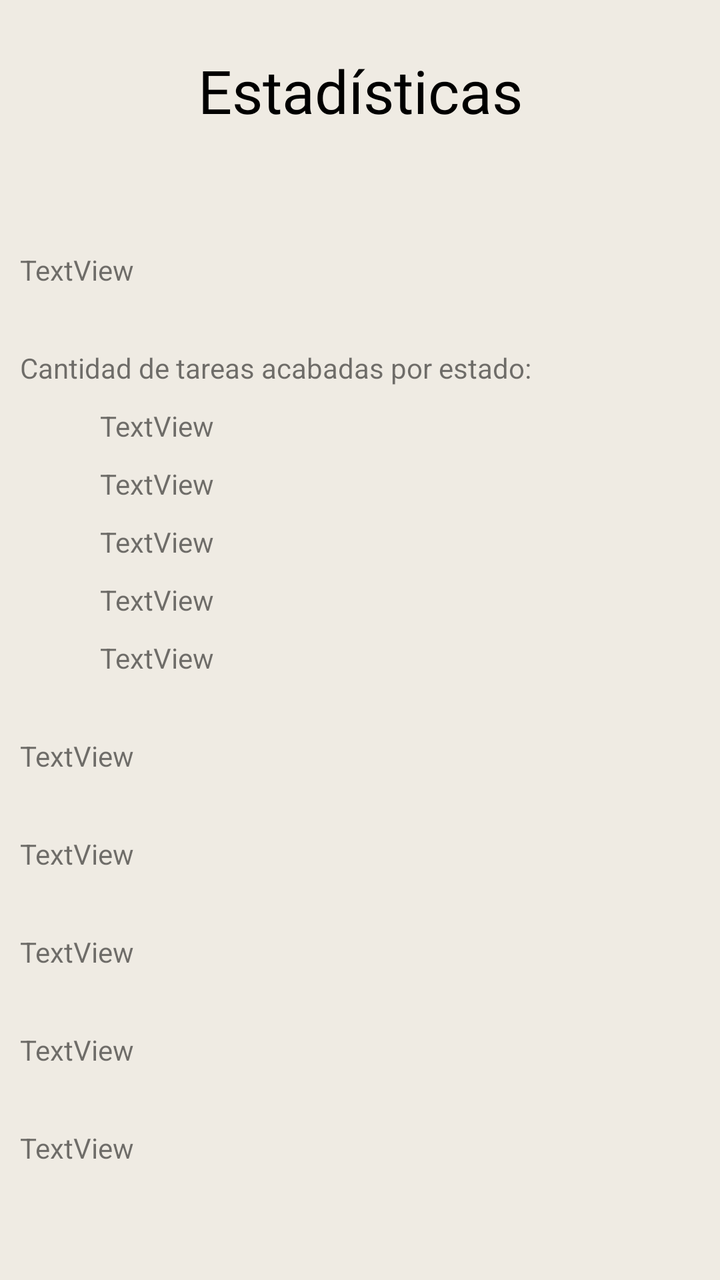
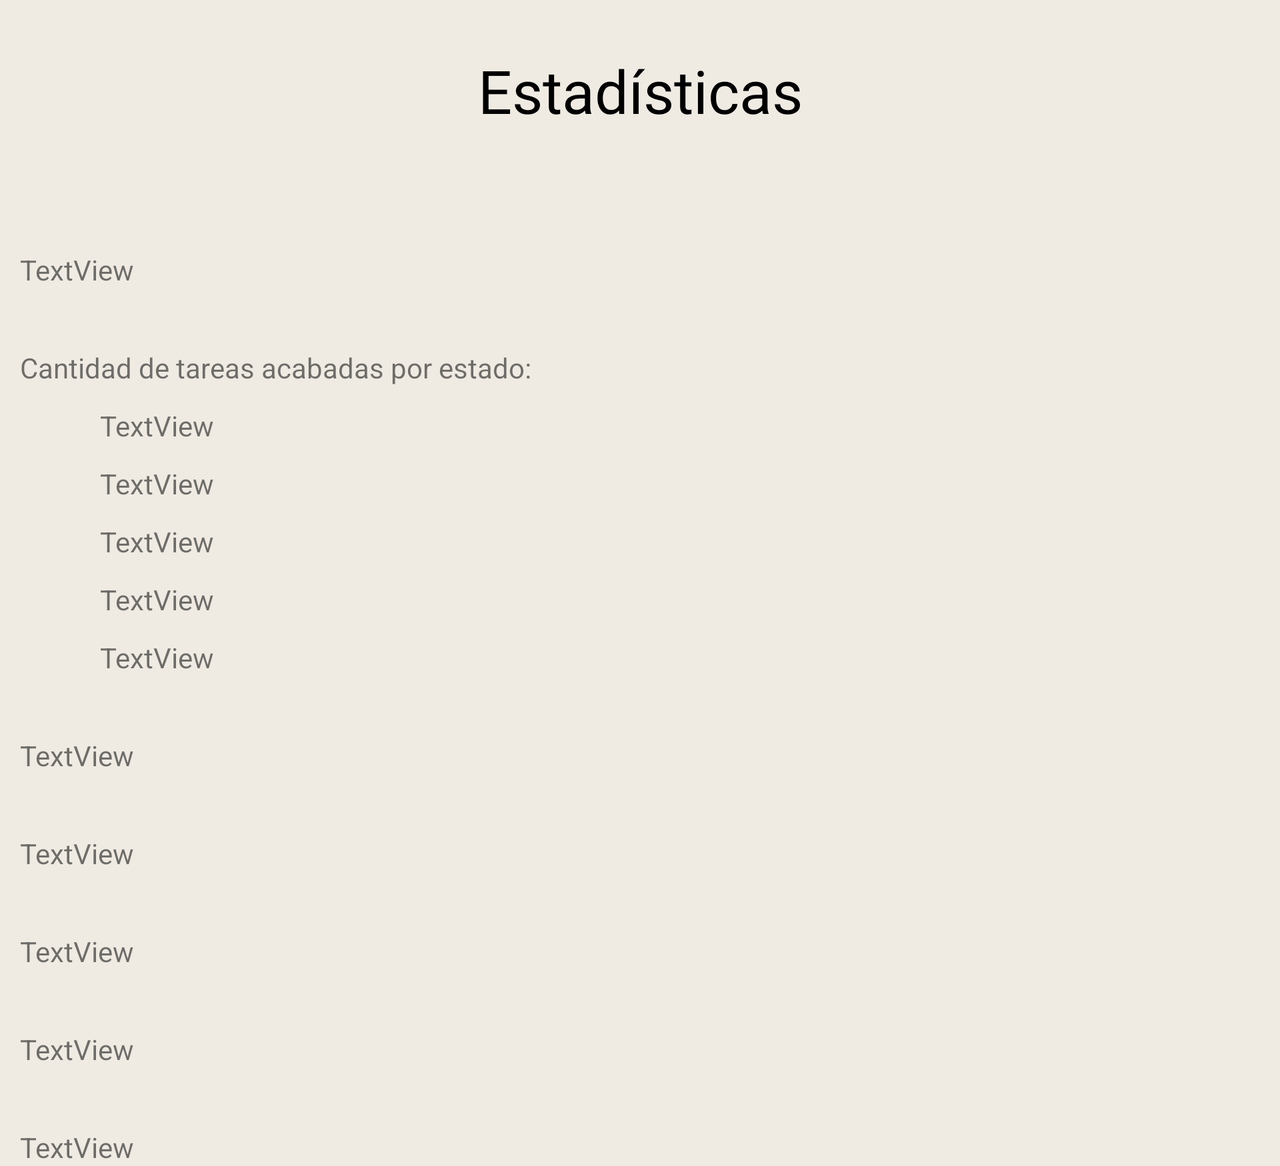

The same Android screen from two of the app's own layout files: first res/layout/ as a phone draws it, then the repository's variant for another configuration, drawn on a device whose configuration selects that folder. Both files follow.
<!-- AndroidManifest.xml: application theme Theme.TrassTarea -->
<!-- res/layout/activity_estadisticas.xml -->
<?xml version="1.0" encoding="utf-8"?>
<LinearLayout xmlns:android="http://schemas.android.com/apk/res/android"
    xmlns:app="http://schemas.android.com/apk/res-auto"
    xmlns:tools="http://schemas.android.com/tools"
    android:layout_width="match_parent"
    android:layout_height="match_parent"
    android:orientation="vertical"
    tools:context=".EstadisticasActivity">

    <TextView
        android:id="@+id/textView4"
        android:layout_width="match_parent"
        android:layout_height="wrap_content"
        android:layout_marginTop="25dp"
        android:fontFamily="@font/brawler"
        android:gravity="center"
        android:text="@string/estadisticas"
        android:textAppearance="@style/TextAppearance.AppCompat.Body2"
        android:textSize="30sp" />

    <TextView
        android:id="@+id/tv_progesoAVG"
        android:layout_width="match_parent"
        android:layout_height="wrap_content"
        android:layout_marginLeft="10dp"
        android:layout_marginTop="60dp"
        android:text="TextView" />

    <TextView
        android:id="@+id/tv_tarea_estado"
        android:layout_width="match_parent"
        android:layout_height="wrap_content"
        android:layout_marginLeft="10dp"
        android:layout_marginTop="30dp"
        android:text="@string/tareas_estado" />

    <TextView
        android:id="@+id/tv_no_inicializada"
        android:layout_width="match_parent"
        android:layout_height="wrap_content"
        android:layout_marginLeft="50dp"
        android:layout_marginTop="10dp"
        android:text="TextView" />

    <TextView
        android:id="@+id/tv_iniciada"
        android:layout_width="match_parent"
        android:layout_height="wrap_content"
        android:layout_marginLeft="50dp"
        android:layout_marginTop="10dp"
        android:text="TextView" />

    <TextView
        android:id="@+id/tv_avanzada"
        android:layout_width="match_parent"
        android:layout_height="wrap_content"
        android:layout_marginLeft="50dp"
        android:layout_marginTop="10dp"
        android:text="TextView" />
    <TextView
        android:id="@+id/tv_casi_finalizada"
        android:layout_width="match_parent"
        android:layout_height="wrap_content"
        android:layout_marginLeft="50dp"
        android:layout_marginTop="10dp"
        android:text="TextView" />
    <TextView
        android:id="@+id/tv_finalizada"
        android:layout_width="match_parent"
        android:layout_height="wrap_content"
        android:layout_marginLeft="50dp"
        android:layout_marginTop="10dp"
        android:text="TextView" />

    <TextView
        android:id="@+id/tv_fecha_objetivoAVG"
        android:layout_width="match_parent"
        android:layout_height="wrap_content"
        android:layout_marginLeft="10dp"
        android:layout_marginTop="30dp"
        android:text="TextView" />

    <TextView
        android:id="@+id/tv_tareas_empezadas"
        android:layout_width="match_parent"
        android:layout_height="wrap_content"
        android:layout_marginLeft="10dp"
        android:layout_marginTop="30dp"
        android:text="TextView" />

    <TextView
        android:id="@+id/tv_tareas_terminan"
        android:layout_width="match_parent"
        android:layout_height="wrap_content"
        android:layout_marginLeft="10dp"
        android:layout_marginTop="30dp"
        android:text="TextView" />

    <TextView
        android:id="@+id/tv_tareas_caducadas"
        android:layout_width="match_parent"
        android:layout_height="wrap_content"
        android:layout_marginLeft="10dp"
        android:layout_marginTop="30dp"
        android:text="TextView" />

    <TextView
        android:id="@+id/tv_tareas_prioritarias"
        android:layout_width="match_parent"
        android:layout_height="wrap_content"
        android:layout_marginLeft="10dp"
        android:layout_marginTop="30dp"
        android:text="TextView" />
</LinearLayout>
<!-- resources referenced by this layout -->
<resources>
  <string name="estadisticas">Estadísticas</string>
  <string name="tareas_estado">Cantidad de tareas acabadas por estado:</string>
  <style name="Theme.TrassTarea" parent="Theme.MaterialComponents.Light">
          
          <item name="android:statusBarColor">@color/old_paper_primary_dark</item>
  
          
          <item name="colorPrimary">@color/old_paper_primary</item>
          <item name="colorPrimaryDark">@color/old_paper_primary_dark</item>
  
          
          <item name="android:windowBackground">@color/old_paper_background</item>
  
          
          <item name="android:textColorPrimary">#000000</item>
  
          
          <item name="android:textColorSecondary">@color/old_paper_text_secondary</item>
  
          
          <item name="colorAccent">@color/old_paper_accent</item>
  
      </style>
  <color name="old_paper_primary_dark">#3E2723</color>
  <color name="old_paper_primary">#3E2723</color>
  <color name="old_paper_background">#FFEFEBE3</color>
  <color name="old_paper_text_secondary">#BDBDBD
      </color>
  <color name="old_paper_accent">#795548</color>
</resources>
<!-- res/layout-land/activity_estadisticas.xml (the repository's variant of the layout above) -->
<!-- drawn on the phone turned sideways -->
<?xml version="1.0" encoding="utf-8"?>
<ScrollView xmlns:android="http://schemas.android.com/apk/res/android"
    xmlns:app="http://schemas.android.com/apk/res-auto"
    xmlns:tools="http://schemas.android.com/tools"
    android:layout_width="match_parent"
    android:layout_height="match_parent"
    android:fillViewport="true"
    tools:context=".EstadisticasActivity">
<LinearLayout xmlns:android="http://schemas.android.com/apk/res/android"
    xmlns:app="http://schemas.android.com/apk/res-auto"
    xmlns:tools="http://schemas.android.com/tools"
    android:layout_width="match_parent"
    android:layout_height="match_parent"
    android:orientation="vertical"
    tools:context=".EstadisticasActivity">

    <TextView
        android:id="@+id/textView4"
        android:layout_width="match_parent"
        android:layout_height="wrap_content"
        android:layout_marginTop="25dp"
        android:fontFamily="@font/brawler"
        android:gravity="center"
        android:text="@string/estadisticas"
        android:textAppearance="@style/TextAppearance.AppCompat.Body2"
        android:textSize="30sp" />

    <TextView
        android:id="@+id/tv_progesoAVG"
        android:layout_width="match_parent"
        android:layout_height="wrap_content"
        android:layout_marginLeft="10dp"
        android:layout_marginTop="60dp"
        android:text="TextView" />

    <TextView
        android:id="@+id/tv_tarea_estado"
        android:layout_width="match_parent"
        android:layout_height="wrap_content"
        android:layout_marginLeft="10dp"
        android:layout_marginTop="30dp"
        android:text="@string/tareas_estado" />

    <TextView
        android:id="@+id/tv_no_inicializada"
        android:layout_width="match_parent"
        android:layout_height="wrap_content"
        android:layout_marginLeft="50dp"
        android:layout_marginTop="10dp"
        android:text="TextView" />

    <TextView
        android:id="@+id/tv_iniciada"
        android:layout_width="match_parent"
        android:layout_height="wrap_content"
        android:layout_marginLeft="50dp"
        android:layout_marginTop="10dp"
        android:text="TextView" />

    <TextView
        android:id="@+id/tv_avanzada"
        android:layout_width="match_parent"
        android:layout_height="wrap_content"
        android:layout_marginLeft="50dp"
        android:layout_marginTop="10dp"
        android:text="TextView" />
    <TextView
        android:id="@+id/tv_casi_finalizada"
        android:layout_width="match_parent"
        android:layout_height="wrap_content"
        android:layout_marginLeft="50dp"
        android:layout_marginTop="10dp"
        android:text="TextView" />
    <TextView
        android:id="@+id/tv_finalizada"
        android:layout_width="match_parent"
        android:layout_height="wrap_content"
        android:layout_marginLeft="50dp"
        android:layout_marginTop="10dp"
        android:text="TextView" />

    <TextView
        android:id="@+id/tv_fecha_objetivoAVG"
        android:layout_width="match_parent"
        android:layout_height="wrap_content"
        android:layout_marginLeft="10dp"
        android:layout_marginTop="30dp"
        android:text="TextView" />

    <TextView
        android:id="@+id/tv_tareas_empezadas"
        android:layout_width="match_parent"
        android:layout_height="wrap_content"
        android:layout_marginLeft="10dp"
        android:layout_marginTop="30dp"
        android:text="TextView" />

    <TextView
        android:id="@+id/tv_tareas_terminan"
        android:layout_width="match_parent"
        android:layout_height="wrap_content"
        android:layout_marginLeft="10dp"
        android:layout_marginTop="30dp"
        android:text="TextView" />

    <TextView
        android:id="@+id/tv_tareas_caducadas"
        android:layout_width="match_parent"
        android:layout_height="wrap_content"
        android:layout_marginLeft="10dp"
        android:layout_marginTop="30dp"
        android:text="TextView" />

    <TextView
        android:id="@+id/tv_tareas_prioritarias"
        android:layout_width="match_parent"
        android:layout_height="wrap_content"
        android:layout_marginLeft="10dp"
        android:layout_marginTop="30dp"
        android:text="TextView" />
</LinearLayout>
</ScrollView>
